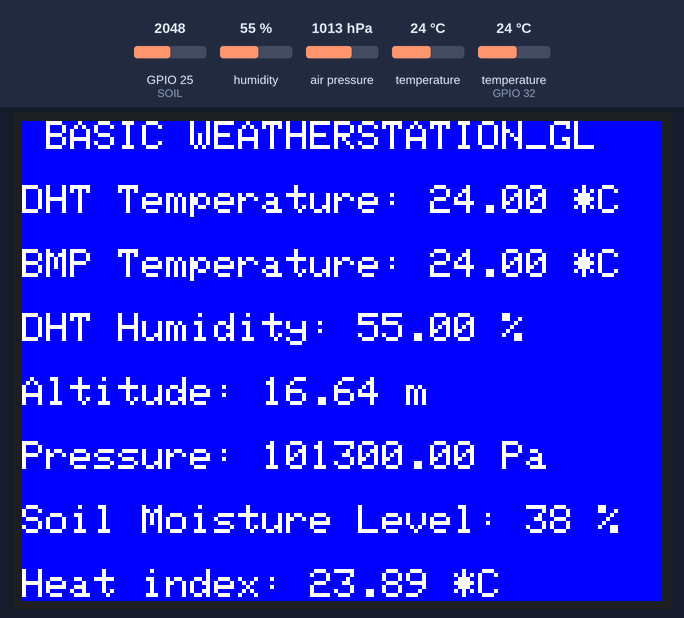
The sketch below on a simulated ESP32. Parts: 320×240 colour display. Inputs (shaded band) come from the test bench; at power-on: humidity 55 %, air pressure 1013 hPa, GPIO 25 (SOIL) = 2048, temperature 24 °C, temperature (sensor on GPIO 32) 24 °C. WiFi joins after 1.5 s; servers stay silent unless stated; the local clock reads 2024-03-15 10:24:30 at power-on unless the sketch sets it; random numbers use the default seed unless the sketch sets one; no MQTT or app messages arrive unless stated; what the sketch prints to the serial monitor is not drawn.

Above: at 3.4 s.
3.5 s: humidity set to 22 %
At 5.7 s:
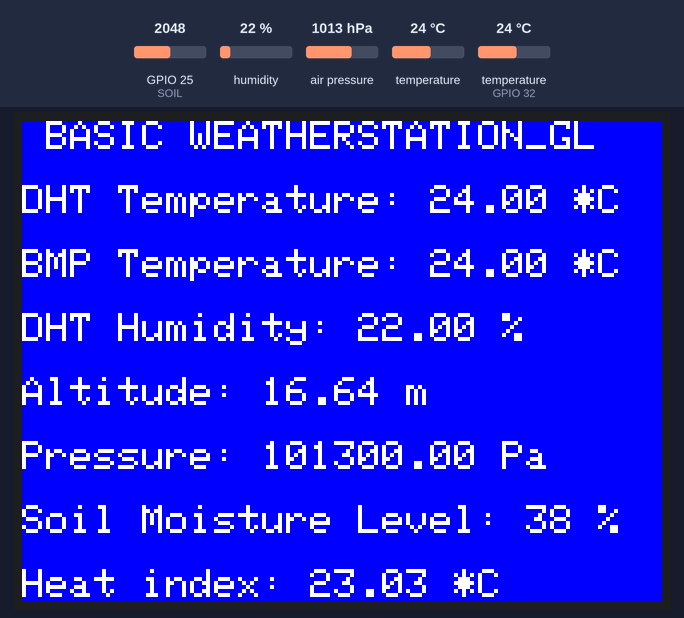
6.0 s: air pressure set to 952 hPa
At 7.3 s:
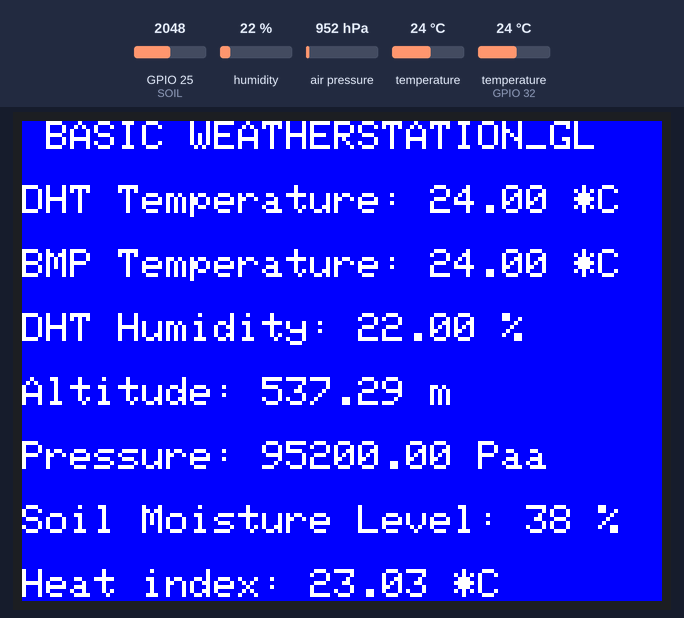
8.1 s: GPIO 25 (SOIL) set to 2866
At 9.8 s:
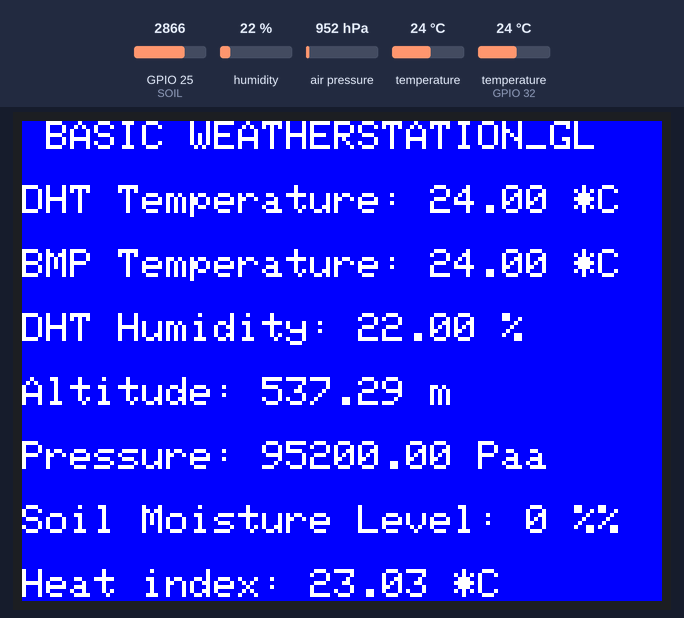
10.3 s: temperature (sensor 0) set to 12 °C
At 11.6 s:
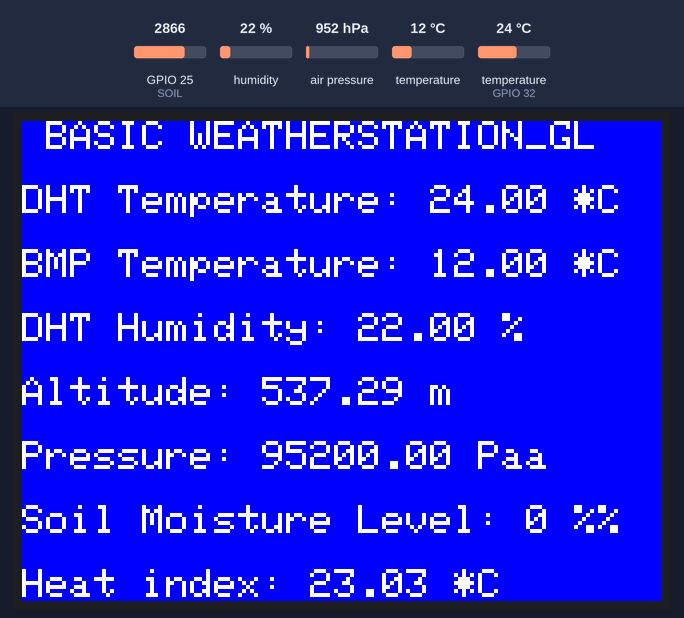
12.4 s: temperature (sensor on GPIO 32) set to 12 °C
At 15.7 s:
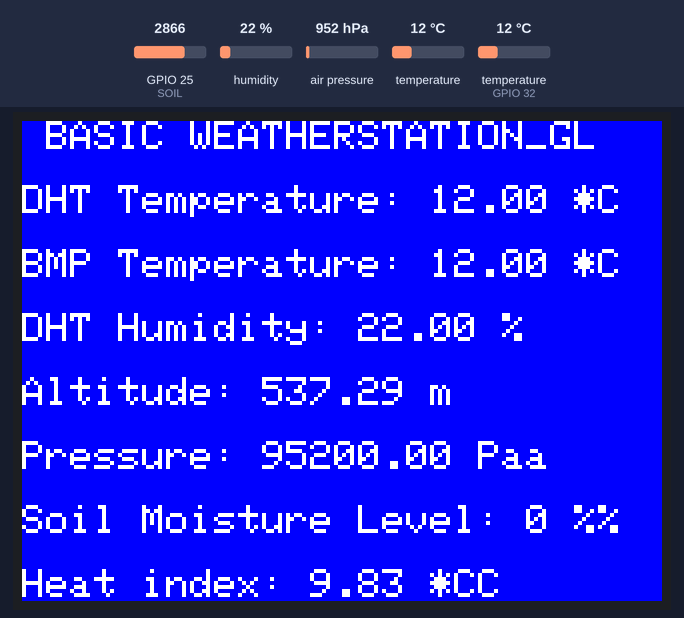
16.8 s: GPIO 25 (SOIL) set to 1228
At 18.6 s:
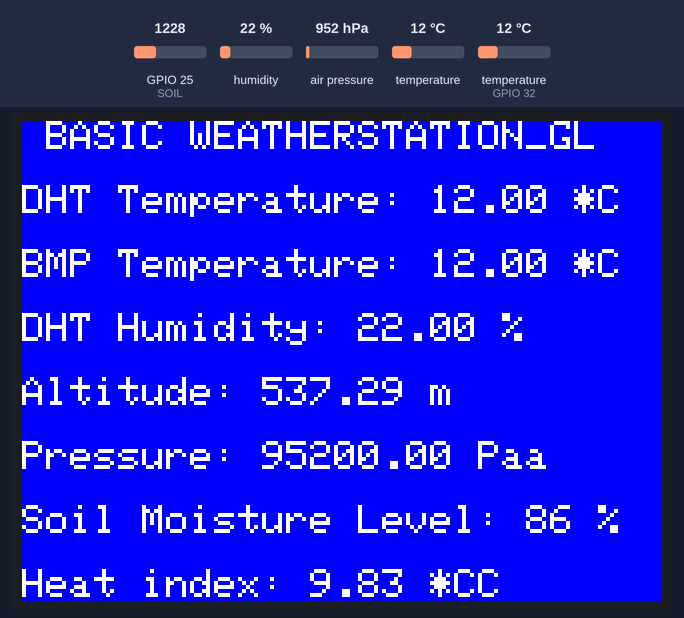
Timing chart, 0 to 20.0 s (numbered marks = the images above; inputs shaded):
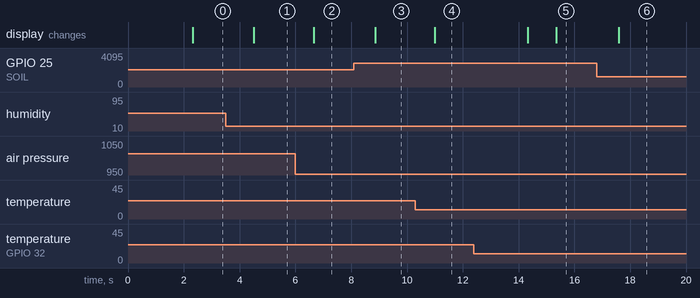

Measured:
- after the input at 3.5 s, the display: changes after 1.0 s (image 1)
- after the input at 6.0 s, the display: changes after 0.67 s (image 2)
- after the input at 8.1 s, the display: changes after 0.76 s (image 3)
- after the input at 10.3 s, the display: changes after 0.69 s (image 4)
- after the input at 12.4 s, the display: first changes after 1.9 s (image 5 shows a later state)
- after the input at 16.8 s, the display: changes after 0.78 s (image 6)

The sketch:

hardware.ino
```cpp
//  ELET2415 WeatherStation Project_GL
//  Modified by yours truly
//  No I wont say my references
//  Just know I am him

// IMPORT ALL REQUIRED LIBRARIES
#include <rom/rtc.h>
#include <ArduinoJson.h>
#include <math.h>

#include <SPI.h>
#include <Adafruit_BMP280.h>
#include "Adafruit_GFX.h"
#include "Adafruit_ILI9341.h"
#include "DHT.h"
#include <Wire.h>

#ifndef _WIFI_H
#include <WiFi.h>
#include <HTTPClient.h>
#endif

#ifndef STDLIB_H
#include <stdlib.h>
#endif

#ifndef STDIO_H
#include <stdio.h>
#endif

#ifndef ARDUINO_H
#include <Arduino.h>
#endif

#ifndef ARDUINOJSON_H
#include <ArduinoJson.h>
#endif

// DEFINE VARIABLES
#define ARDUINOJSON_USE_DOUBLE      1

// DEFINE THE CONTROL PINS FOR THE DHT22
#define DHTPIN 32 //datapin of sensor
#define DHTTYPE DHT22 // define the type of sensor
DHT dht(DHTPIN, DHTTYPE);

// define data pin and wet to dry values for Soil Moisture sensor
#define SOIL 25
const int DRY = 2700; //Analogue Reading when sensor is dry
const int WET = 1000; //Analogue reading when sensor is wet
int SoilMoistPerc = 0;

// define tft control and data pins
#define TFT_DC    17
#define TFT_CS    5
#define TFT_RST   16
#define TFT_CLK   18
#define TFT_MOSI  23
#define TFT_MISO  19


/* Initialize class objects*/
Adafruit_ILI9341 tft = Adafruit_ILI9341(TFT_CS, TFT_DC, TFT_MOSI, TFT_CLK, TFT_RST, TFT_MISO);
Adafruit_BMP280 bmp; //I2C

// MQTT CLIENT CONFIG
static const char* pubtopic      = "620146473";                    // Add your ID number here
static const char* subtopic[]    = {"620146473_sub","/elet2415"};  // Array of Topics(Strings) to subscribe to
static const char* mqtt_server   = "test.mosquitto.org";         // Broker IP address or Domain name as a String

static uint16_t mqtt_port        = 1883;

// WIFI CREDENTIALS
// const char* ssid       = "Matthew's Galaxy A21s";     // Add your Wi-Fi ssid
// const char* password   = "yxoy_253==>8"; // Add your Wi-Fi password

const char* ssid = "MonaConnect";   // Add your Wi-Fi ssid
const char* password = "";  // Add your Wi-Fi password

// TASK HANDLES
TaskHandle_t xMQTT_Connect          = NULL;
TaskHandle_t xNTPHandle             = NULL;
TaskHandle_t xLOOPHandle            = NULL;
TaskHandle_t xUpdateHandle          = NULL;
TaskHandle_t xButtonCheckeHandle    = NULL;

// FUNCTION DECLARATION
void checkHEAP(const char* Name);   // RETURN REMAINING HEAP SIZE FOR A TASK
void initMQTT(void);                // CONFIG AND INITIALIZE MQTT PROTOCOL
unsigned long getTimeStamp(void);   // GET 10 DIGIT TIMESTAMP FOR CURRENT TIME
void callback(char* topic, byte* payload, unsigned int length);
void initialize(void);
bool publish(const char *topic, const char *payload); // PUBLISH MQTT MESSAGE(PAYLOAD) TO A TOPIC
void vButtonCheck( void * pvParameters );
void vUpdate( void * pvParameters );
bool isNumber(double number);

//############### IMPORT HEADER FILES ##################
#ifndef NTP_H
#include "NTP.h"
#endif

#ifndef MQTT_H
#include "mqtt.h"
#endif


void setup() {
  Serial.begin(115200);

  // Initialize TFT LCD screen
  tft.begin();
  tft.setRotation(3);
  tft.fillScreen(ILI9341_BLUE);

  // Initialize DHT22 sensor
  dht.begin();

  //BMP CONFIG SHIT
  unsigned status;
  status = bmp.begin(0x76);
  bmp.setSampling(Adafruit_BMP280::MODE_NORMAL,     /* Operating Mode. */
                  Adafruit_BMP280::SAMPLING_X2,     /* Temp. oversampling */
                  Adafruit_BMP280::SAMPLING_X16,    /* Pressure oversampling */
                  Adafruit_BMP280::FILTER_X16,      /* Filtering. */
                  Adafruit_BMP280::STANDBY_MS_500); /* Standby time. */


  initialize();            // INIT WIFI, MQTT & NTP
}


void loop() {
  // PRINT SENSOR VALUES TO SERIAL MONITOR

  SoilMoistPerc = map(analogRead(SOIL),DRY,WET,0,100);
  if (SoilMoistPerc >= 100) //if statement to account for errors/slight deviation in sensor readings
  {
    SoilMoistPerc = 100;
  }
  else if (SoilMoistPerc <= 0)
  {
    SoilMoistPerc = 0;
  }
  Serial.print(F("Soil Moisture Level: "));
  Serial.print(SoilMoistPerc);
  Serial.print(F("% "));

  Serial.print(F("Humidity: "));
  Serial.print(dht.readHumidity());

  Serial.print(F("DHTtemperature: "));
  Serial.print(dht.readTemperature());
  Serial.print(F("°C "));

  Serial.print(F("Heat index: "));
  Serial.print(dht.computeHeatIndex(dht.readTemperature(), dht.readHumidity(), false));
  Serial.print(F("°C "));

  Serial.print(F("BMPTemperature = "));
  Serial.print(bmp.readTemperature());
  Serial.println("°C ");

  Serial.print(F("Pressure = "));
  Serial.print(bmp.readPressure());
  Serial.println("Pa ");

  Serial.print(F("Approx altitude = "));
  Serial.print(bmp.readAltitude(1015)); /* Adjusted to local forecast! */
  Serial.println("m ");

  // DISPLAY SENSOR VALUES ON TFT LCD SCREEN
  tft.setCursor(0, 0);
  tft.setTextColor(ILI9341_WHITE, ILI9341_BLUE);
  tft.setTextSize(2);

  tft.print(" BASIC WEATHERSTATION_GL ");
  tft.println("");
  tft.println("");

  tft.print("DHT Temperature: ");
  tft.print(dht.readTemperature());
  tft.println(" *C");
  tft.println("");

  tft.print("BMP Temperature: ");
  tft.print(bmp.readTemperature());
  tft.println(" *C");
  tft.println("");

  tft.print("DHT Humidity: ");
  tft.print(dht.readHumidity());
  tft.println(" %");
  tft.println("");

  tft.print("Altitude: ");
  tft.print(bmp.readAltitude(1015));
  tft.println(" m");
  tft.println("");

  tft.print("Pressure: ");
  tft.print(bmp.readPressure());
  tft.println(" Pa");
  tft.println("");

  tft.print("Soil Moisture Level: ");
  tft.print(int(SoilMoistPerc));
  tft.println(" %");
  tft.println("");

  tft.print("Heat index: ");
  tft.print(dht.computeHeatIndex(dht.readTemperature(), dht.readHumidity(), false));
  tft.print(" *C");

  Serial.println();
    delay(1000);

}

//####################################################################
//#                          UTIL FUNCTIONS                          #
//####################################################################
void vButtonCheck( void * pvParameters )  {
    configASSERT( ( ( uint32_t ) pvParameters ) == 1 );

    for( ;; ) {
        // Add code here to check if a button(S) is pressed
        // then execute appropriate function if a button is pressed

        vTaskDelay(200 / portTICK_PERIOD_MS);
    }
}

void vUpdate( void * pvParameters )  {
    configASSERT( ( ( uint32_t ) pvParameters ) == 1 );

    for( ;; ) {
          // #######################################################
          // ## This function must PUBLISH to topic every second. ##
          // #######################################################

              // 1. Create JSon object
              StaticJsonDocument<1000> doc;

              // 2. Create message buffer/array to store serialized JSON object
              char message[1100]  = {0};

              // 3. Add key:value pairs to JSon object based on above schema
              doc["id"]                 = "620146473";
              doc["timestamp"]          = getTimeStamp();
              doc["dhtTemperature"]     = dht.readTemperature();
              doc["bmpTemperature"]     = bmp.readTemperature();
              doc["humidity"]           = dht.readHumidity();
              doc["altitude"]           = bmp.readAltitude(1015);
              doc["pressure"]           = bmp.readPressure();
              doc["soilmoisturelevel"]  = int(SoilMoistPerc);
              doc["heatindex"]          = dht.computeHeatIndex(dht.readTemperature(), dht.readHumidity(), false);

              // 4. Seralize / Covert JSon object to JSon string and store in message array
              serializeJson(doc, message);

              // 5. Publish message to a topic sobscribed to by both backend and frontend
              if (mqtt.connected()) {
                publish(pubtopic, message);
              }
          }
    vTaskDelay(1000 / portTICK_PERIOD_MS);
}

unsigned long getTimeStamp(void) {
          // RETURNS 10 DIGIT TIMESTAMP REPRESENTING CURRENT TIME
          time_t now;
          time(&now); // Retrieve time[Timestamp] from system and save to &now variable
          return now;
}

void callback(char* topic, byte* payload, unsigned int length) {
  // ############## MQTT CALLBACK  ######################################
  // RUNS WHENEVER A MESSAGE IS RECEIVED ON A TOPIC SUBSCRIBED TO

  Serial.printf("\nMessage received : ( topic: %s ) \n", topic);
  char* received = new char[length + 1]{ 0 };

  for (int i = 0; i < length; i++) {
    received[i] = (char)payload[i];
  }

  // PRINT RECEIVED MESSAGE
  Serial.printf("Payload : %s \n", received);


  // CONVERT MESSAGE TO JSON


  // PROCESS MESSAGE
}

bool publish(const char *topic, const char *payload){
     bool res = false;
     try{
        res = mqtt.publish(topic,payload);
        // Serial.printf("\nres : %d\n",res);
        if(!res){
          res = false;
          throw false;
        }
     }
     catch(...){
      Serial.printf("\nError (%d) >> Unable to publish message\n", res);
     }
  return res;
}
```

NTP.h
```cpp
//#############################################################################################
//#                                                                                           #
//#                                      NTP HEADER FILE                                      #
//#                                                                                           #
//#############################################################################################

/*
          GOAL
1. Maintain accurate date and time regardless of internet connectivity

          TASKS
1. Get current date and time from NTP server and then adjust ESP32's system time, every minute once there is internet connectivity
2. Update system time from SPIFFS after a restart
3. Update SPIFFS from system time every minute
4. Publish timestampUpdate to PI every minute once PI is ON
5. Print date and time every minute

*/

#ifndef _NTP_H
#define _NTP_H 1
#endif

#ifndef _WIFI_H
#include <WiFi.h>
#endif

#ifndef _TIME_H
#include "time.h"
#endif

#ifndef _SNTP_H
#include "sntp.h"
#endif


// HELP FULL WEBPAGES
// https://www.tutorialspoint.com/c_standard_library/c_function_strftime.htm
// https://pubs.opengroup.org/onlinepubs/009695399/basedefs/time.h.html
// https://pubs.opengroup.org/onlinepubs/9699919799/    Search usine keyword "time" in searchbox
// https://www.epochconverter.com/programming/c
// https://www.timeanddate.com/worldclock/jamaica/kingston
// https://pubs.opengroup.org/onlinepubs/7908799/xsh/systime.h.html
// https://www.gnu.org/software/libc/manual/html_node/TZ-Variable.html
// https://forum.arduino.cc/t/esp32-settimeofday-functionality-giving-odd-results/676136

class Ntp {

  private:
          const char* ntpServer           = "north-america.pool.ntp.org";  //"pool.ntp.org";
          const char* ntpServer1          = "pool.ntp.org";
          const char* ntpServer2          = "time.nist.gov";
          const long  gmtOffset_sec       = -5*3600;
          const int   daylightOffset_sec  = 0;
          int         currenttime         = 0;
          const char* time_zone           = "EST+5EDT,M3.2.0/2,M11.1.0/2"; //"CET-1CEST,M3.5.0,M10.5.0/3";  // TimeZone rule for Europe/Rome including daylight adjustment rules (optional)


  public:
        unsigned long epochTime;
        Ntp(const char* process){
          Serial.println(process);
        }

        static void printLocalTime(){
            struct tm timeinfo;
            if(!getLocalTime(&timeinfo)){
              Serial.println("No time available (yet)");
              return;
            }
            // Serial.println(&timeinfo, "%A, %B %d %Y %H:%M:%S");
             Serial.println(&timeinfo, "%B %d, %Y    %I:%M %p");
        }

        // Callback function (get's called when time adjusts via NTP)
        static void timeavailable(struct timeval *t) {
          Serial.println("Got time adjustment from NTP!");
          printLocalTime();
        }

        unsigned long getTime(){
          // RETURNS TIMESTAMP FOR CURRENT TIME FROM NTP SERVER
              time_t now;
              struct tm timeinfo;

              // get time from ntp server first and save to system
              if (!getLocalTime(&timeinfo)) {
                Serial.println("Failed to obtain time, NTP");
                return(0);
              }
              // Serial.println(&timeinfo, "%B %d, %Y    %I:%M %p");
              // Retrieve time[Timestamp] from system and save to &now variable
              time(&now);
              return now;
        }

        unsigned long getTimeStamp(void){
            // RETURNS 10 DIGIT TIMESTAMP REPRESENTING CURRENT TIME
            time_t now;
            time(&now); // Retrieve time[Timestamp] from system and save to &now variable
            return now;
        }

        void setup(){
            // set notification call-back function
            sntp_set_time_sync_notification_cb( timeavailable );
            /**
              * NTP server address could be aquired via DHCP,
              *
              * NOTE: This call should be made BEFORE esp32 aquires IP address via DHCP,
              * otherwise SNTP option 42 would be rejected by default.
              * NOTE: configTime() function call if made AFTER DHCP-client run
              * will OVERRIDE aquired NTP server address
              */
            sntp_servermode_dhcp(1);    // (optional)
            /**
            * This will set configured ntp servers and constant TimeZone/daylightOffset
            * should be OK if your time zone does not need to adjust daylightOffset twice a year,
            * in such a case time adjustment won't be handled automagicaly.
            */
            // configTime(gmtOffset_sec, daylightOffset_sec, ntpServer1, ntpServer2);
            configTzTime(this->time_zone, ntpServer1, ntpServer2);
        }


};


// NTP TASK
void vNTP( void * pvParameters ) {
  configASSERT( ( ( uint32_t ) pvParameters ) == 1 );
  Ntp NTP = Ntp("NTP PROTOCOL INITIATED"); // Instatiate NTP Class
  NTP.setup(); // Config NTP

 for( ;; ) {
      // NTP.printLocalTime();     // it will take some time to sync time :)
      // NTP.getTime();
      // checkHEAP("NTP");
      vTaskDelay(60000 / portTICK_PERIOD_MS);  // DELAY FOR 5 SECONDS
    }
 }


// Function that creates a task.
void vNTPFunction( void ) {
    BaseType_t xReturned;

    // Create the task, storing the handle.
    xReturned = xTaskCreatePinnedToCore(
                    vNTP,               // Function that implements the task.
                    "NTP Protocol",     // Text name for the task.
                    1500,               // Stack size (Bytes in ESP32, words in Vanilla FreeRTOS)
                    ( void * ) 1,       // Parameter passed into the task.
                    12,                  // Priority at which the task is created.
                    &xNTPHandle,        // Used to pass out the created task's handle.
                    1);                 // ESP Core to run task on.

    if( xReturned == pdPASS ) {
      // The task was created.  Use the task's handle to delete the task.
      //  Serial.println("NTP PROTOCOL TASK CREATED");
    }
    else {
       Serial.println("UNABLE TO CREATE NTP PROTOCOL TASK");
    }
}
```

Source omitted: mqtt.h (10126 bytes)
